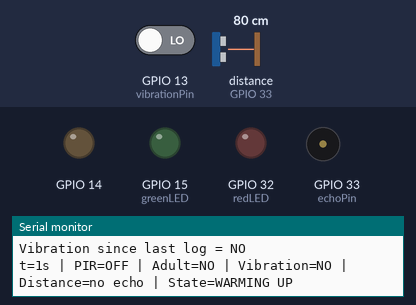
A program run on a simulated ESP32. Parts: output pins drawn as LEDs (lit = HIGH), buzzer (waves = sounding), the last lines printed to the serial monitor. Wiring (inferred from the names in the program): ultrasonic range finder: trigger GPIO 27; echo GPIO 33. The test bench sets the inputs (shaded band); at power-on: GPIO 13 (vibrationPin) LOW, distance to the obstacle (sensor on GPIO 33) 80 cm. The echo pulse lasts 58.3 µs per cm; pins used as bus, display or sensor lines are not drawn.

Above: at 1.2 s.
1.3 s: GPIO 13 (vibrationPin) driven HIGH
At 1.52 s:
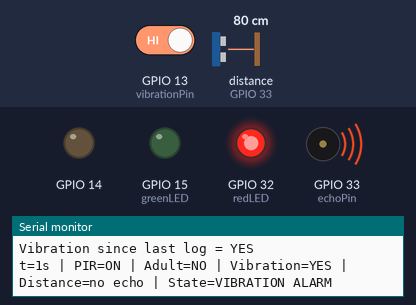
At 30.4 s:
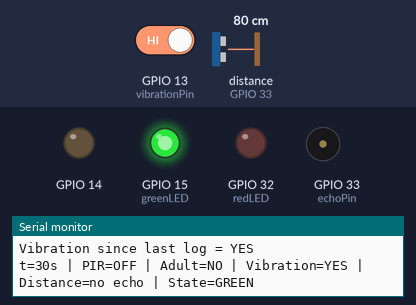
Timing chart, 0 to 31.5 s (numbered marks = the images above; inputs shaded):
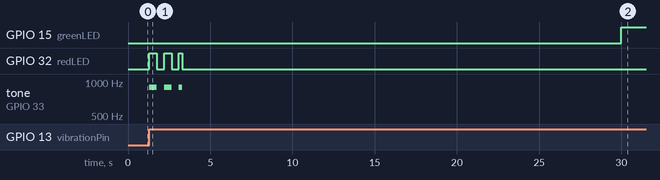

Measured:
- after the input at 1.3 s, GPIO 32 (redLED): goes HIGH 0.45 s, LOW 0.45 s, HIGH 0.45 s, LOW 0.45 s, HIGH 0.20 s, then LOW, starting at once; tone on GPIO 33 (echoPin): goes 900 Hz 0.45 s, silent 0.45 s, 900 Hz 0.45 s, silent 0.45 s, 900 Hz 0.20 s, then silent, starting at once

The program:

main.cpp
```cpp
// BABY GATE ALARM: how to read this file
// The PIR senses movement through changes in body heat, not whether a baby is standing still
// The higher ultrasonic sensor assumes an adult is present when it receives enough echoes
// Adult detection cancels both alarms
// Without an adult detection, confirmed PIR motion or an armed vibration event can trigger sound
// true means yes, false means no, and ! means not
// && means both conditions must be true, while
//
//  means either condition can be true
#include <Arduino.h>

// SOUND SETTINGS: higher Hz means higher pitch.
// Aedan's pattern: 900 Hz, alternating equal periods of sound and silence.
// CHANGE MOTION PITCH HERE: higher Hz means a higher sound
// constexpr means this setting stays fixed while the device runs
constexpr uint16_t MOTION_TONE_HZ = 900;
// CHANGE VIBRATION PITCH HERE: this is separate from the motion pitch
constexpr uint16_t VIBRATION_TONE_HZ = 900;
// CHANGE BEEP SPEED HERE: shorter intervals produce faster alternating beeps
constexpr uint32_t MOTION_BEEP_MS = 200;    // 200 ms on, 200 ms off
constexpr uint32_t VIBRATION_BEEP_MS = 450; // 450 ms on, 450 ms off

// Breadboard pins
// The trigger wire tells the ultrasonic sensor to start a measurement
constexpr uint8_t trigPin = 27;
// The echo wire carries the pulse used to calculate distance
constexpr uint8_t echoPin = 33;
// These three pins control the traffic light module
// Green means ready with no alarm, red flashes during alarms, and yellow is unused
constexpr uint8_t greenLED = 15;
constexpr uint8_t yellowLED = 14;
constexpr uint8_t redLED = 32;
// The buzzer is physically connected to A5
constexpr uint8_t buzzer = A5;
// The PIR sends its motion signal to A4
constexpr uint8_t pirPin = A4;
// The vibration sensor sends its signal to pin 13
constexpr uint8_t vibrationPin = 13;
// This is an internal sound channel, not another physical pin
constexpr uint8_t BUZZER_CHANNEL = 0;
// HIGH means activity for these sensors
// Change these levels only if your actual sensors use the opposite signal
constexpr uint8_t PIR_ACTIVE_LEVEL = HIGH;
constexpr uint8_t VIBRATION_ACTIVE_LEVEL = HIGH;

// All times are milliseconds except ECHO_TIMEOUT_US
// TIMERS: 1000 milliseconds equals 1 second
// Warmup occurs at power-on or reset, not after each alarm
constexpr uint32_t PIR_WARMUP_MS = 30000;      // PIR startup settling time
// Require 0.35 seconds of uninterrupted PIR activity before starting a motion alarm
constexpr uint32_t PIR_CONFIRM_MS = 350;      // Ignore very brief PIR signals
// Keep alarming through PIR gaps for up to 5 seconds after its last active reading
// This also means sound can continue briefly after someone leaves
constexpr uint32_t PIR_HOLD_MS = 5000;        // Bridge gaps between PIR signals
constexpr uint32_t PING_MS = 100;             // Ultrasonic sampling interval
constexpr uint32_t ECHO_TIMEOUT_US = 12000;   // Limit waiting for an echo
// Keep assuming an adult for 1.5 seconds after the last confirming echo
constexpr uint32_t ADULT_HOLD_MS = 1500;      // Bridge missed adult echoes
// A vibration alarm lasts 2 seconds unless adult detection cancels it
constexpr uint32_t VIBRATION_ALERT_MS = 2000; // Length of a gate-tap alarm
// Require 0.5 seconds of quiet after alarms before accepting another vibration trigger
constexpr uint32_t VIBRATION_QUIET_MS = 500;  // Let buzzer vibration settle
// Print a status update every half second
constexpr uint32_t LOG_MS = 500;

// These names select which light and sound pattern to use
enum AlarmType { NO_ALARM, MOTION_ALARM, VIBRATION_ALARM };

// Current readings and decisions, shared by the functions below
// Remember the start time for PIR warmup
// uint32_t holds a nonnegative whole number, float holds decimals, and bool holds yes or no
uint32_t bootTime = 0;
// -1 means there was no usable distance measurement
float distanceCm = -1;
bool adultPresent = false;
bool pirReady = false;
bool pirActive = false;
bool motionAlarm = false;
bool vibrationAlarm = false;
// Remember short vibration events until they have appeared in the log
bool vibrationSinceLog = false;

// The interrupt remembers short vibration pulses between loop() calls
// volatile tells the compiler that an interrupt can change this flag
volatile bool vibrationPending = false;
// This lock protects the vibration flag when the main program and interrupt share it
portMUX_TYPE vibrationMux = portMUX_INITIALIZER_UNLOCKED;

// Runs automatically on a vibration pulse and remembers it for the main loop
// An interrupt briefly runs automatically when a vibration pulse arrives
// IRAM_ATTR places this small function in memory suitable for ESP32 interrupt handling
void IRAM_ATTR onVibration() {
  // Lock the shared flag before changing it inside the interrupt
  portENTER_CRITICAL_ISR(&vibrationMux);
  // Save the event even if the pulse ends before the next loop
  vibrationPending = true;
  // Release the lock so the main program can read the saved event
  portEXIT_CRITICAL_ISR(&vibrationMux);
}

// Returns true for a saved pulse or an active vibration signal, then clears the saved pulse
bool takeVibration() {
  // Protect the flag because the interrupt can change it at any time
  portENTER_CRITICAL(&vibrationMux);
  // Copy the saved event before clearing it
  const bool pulse = vibrationPending;
  // Consume this saved event so the same pulse is not counted again
  vibrationPending = false;
  portEXIT_CRITICAL(&vibrationMux);
  // Return yes if a pulse was saved OR the sensor is active right now
  return pulse || digitalRead(vibrationPin) == VIBRATION_ACTIVE_LEVEL;
}

// Checks the ultrasonic sensor for an adult and bridges brief missing echoes.
// Returns true while adult presence is assumed; this suppresses both alarms.
bool updateAdultZone(uint32_t now) {
  // static variables remember their values between function calls
  static uint32_t lastPing = 0;
  // Remember the latest echo that confirmed or maintained adult presence
  static uint32_t lastSeen = 0;
  // Remember two previous measurements so an isolated echo does not establish an adult
  static bool lastEcho = false;
  static bool previousEcho = false;
  static bool detected = false;

  // Subtract the previous time from the current time to measure elapsed time
  // Only start a new ultrasonic measurement every 100 milliseconds
  if (now - lastPing >= PING_MS) {
    lastPing = now;
    // Send a 10-microsecond trigger pulse to start the ultrasonic measurement
    digitalWrite(trigPin, HIGH);
    delayMicroseconds(10);
    digitalWrite(trigPin, LOW);
    // Wait for the echo, with a timeout, then convert its travel time to centimeters
    // The conversion includes the sound traveling to the object and back
    distanceCm = pulseIn(echoPin, HIGH, ECHO_TIMEOUT_US) * 0.01715f;
    // Discard timeouts and measurements closer than 2 centimeters
    if (distanceCm < 2) distanceCm = -1;

    // Two echoes in three pings establish adult presence.
    // Aim this sensor above the crawling path.
    const bool echo = distanceCm > 0;
    // Require this echo plus one of the last two echoes to establish an adult
    // Once adult presence is assumed, each usable echo refreshes the timer
    // Any usable echo counts here, so a wall or gate rail can also be detected
    if (echo && (detected || lastEcho || previousEcho)) {
      detected = true;
      lastSeen = millis();
    }
    // Move the measurement history along for the next ping
    previousEcho = lastEcho;
    lastEcho = echo;
  }
  // Release the adult assumption after 1.5 seconds without a confirming echo
  if (detected && millis() - lastSeen >= ADULT_HOLD_MS) detected = false;
  // Return the adult decision to the main loop
  return detected;
}

// Starts the motion alarm after a confirmed PIR signal, once warmup is complete.
// Holds it through short PIR gaps; detecting an adult cancels it immediately.
void updateMotion(uint32_t now) {
  // Remember when the PIR confirmation period started
  static uint32_t highSince = 0;
  // Remember the most recent active PIR reading during an alarm
  static uint32_t lastMotion = 0;

  // Restart confirmation during warmup, when PIR activity stops, or when an adult is detected
  if (!pirReady || !pirActive || adultPresent) highSince = now;
  // Warmup and adult detection both prevent a motion alarm
  if (!pirReady || adultPresent) {
    motionAlarm = false;
  // Start after confirmation, or keep an existing alarm active while the PIR signal is high
  } else if (pirActive && (motionAlarm || now - highSince >= PIR_CONFIRM_MS)) {
    motionAlarm = true;
    lastMotion = now; // Refresh the hold whenever the PIR detects motion
  // Stop once the last active PIR reading becomes 5 seconds old
  } else if (motionAlarm && now - lastMotion >= PIR_HOLD_MS) {
    motionAlarm = false;
  }
}

// Starts a brief alarm immediately for vibration when armed and no adult is detected.
// Waits for quiet after alarms so buzzer vibration does not repeatedly trigger it.
void updateVibration(uint32_t now) {
  // Armed means a new vibration event is allowed to start an alarm
  static bool armed = true;
  static uint32_t started = 0;
  static uint32_t lastVibration = 0;
  // Read current vibration activity and any saved interrupt pulse
  const bool active = takeVibration();
  // Keep the log flag true if vibration happened at any point since the previous print
  vibrationSinceLog |= active;

  // End the vibration alarm after its 2-second duration
  if (vibrationAlarm && now - started >= VIBRATION_ALERT_MS) vibrationAlarm = false;
  // Process vibration without waiting for PIR confirmation or PIR warmup
  if (active) {
    lastVibration = now;
    // Accept a new vibration alarm only when armed and no adult is assumed
    if (armed && !adultPresent) {
      vibrationAlarm = true; // A gate tap starts the alarm immediately
      started = now;
    }
    // Do not accept another vibration trigger yet
    armed = false;
  }
  // An adult detection cancels a vibration alarm already in progress too
  if (adultPresent) vibrationAlarm = false;

  // Prevent the buzzer from starting another vibration alarm
  // Keep vibration disarmed while either alarm is active and refresh its quiet timer
  if (motionAlarm || vibrationAlarm) {
    // Do not accept another vibration trigger yet
    armed = false;
    lastVibration = now;
  // Rearm only after alarms have stopped and vibration has stayed quiet long enough
  } else if (!active && now - lastVibration >= VIBRATION_QUIET_MS) {
    armed = true;
  }
}

// Controls the green light and blinks red in time with Aedan's buzzer pattern.
// Uses the sound settings at the top without delaying sensor checks for the beeps.
void updateOutputs(uint32_t now, bool ready, AlarmType alarm) {
  // Remember which pattern was playing so a new pattern starts from its first beep
  static AlarmType previousAlarm = NO_ALARM;
  static uint32_t started = 0;
  // Remember the current pitch to avoid unnecessary sound hardware updates
  static uint16_t playingHz = 0;

  // Restart the sound timing when the alarm type changes
  if (alarm != previousAlarm) {
    started = now;
    previousAlarm = alarm;
  }
  // Choose vibration settings for a gate tap and motion settings otherwise
  // The expression condition ? first : second selects first when true and second when false
  const bool contact = alarm == VIBRATION_ALARM;
  const uint16_t pitch = contact ? VIBRATION_TONE_HZ : MOTION_TONE_HZ;
  const uint32_t interval = contact ? VIBRATION_BEEP_MS : MOTION_BEEP_MS;

  // Alternate sound and silence without pausing sensor reads
  // Whole-number division counts how many sound or silence intervals have elapsed
  const uint32_t phase = (now - started) / interval;
  // % gives the remainder, so even phases play sound and odd phases are silent
  // No alarm always means silence
  const bool beep = alarm != NO_ALARM && phase % 2 == 0;
  // Show green only when ready with no alarm, including when an adult override is active
  digitalWrite(greenLED, ready && alarm == NO_ALARM);
  // Red is on exactly when the buzzer is sounding and off between beeps
  digitalWrite(redLED, beep);

  const uint16_t wantedHz = beep ? pitch : 0; // 0 means silence
  // Only send a new pitch or silence command when the requested output changes
  if (wantedHz != playingHz) {
    ledcWriteTone(BUZZER_CHANNEL, wantedHz);
    playingHz = wantedHz;
  }
}

// Prints labeled sensor readings and the current state to the Serial Monitor.
// Includes any vibration detected since the previous printed update.
void printStatus(uint32_t now, AlarmType alarm) {
  static uint32_t lastLog = 0;
  // Return means leave this function now if it is too soon to print again
  if (now - lastLog < LOG_MS) return;
  lastLog = now;
  Serial.printf("Vibration raw pin = %d\n", digitalRead(vibrationPin));
  Serial.printf("Vibration since last log = %s\n", vibrationSinceLog ? "YES" : "NO");

  // Translate the alarm number into a readable label
  const char* names[] = {"GREEN", "MOTION ALARM", "VIBRATION ALARM"};
  const char* status = names[alarm];
  // Explain the startup period when the normal green light is not yet on
  if (!pirReady && !adultPresent && alarm == NO_ALARM) status = "WARMING UP";

  // Print elapsed seconds and labeled readings
  // PIR is the raw sensor signal, while State includes the timers and adult override
  Serial.printf("t=%lus | PIR=%s | Adult=%s | Vibration=%s | Distance=",
      static_cast<unsigned long>(now / 1000), pirActive ? "ON" : "OFF",
      adultPresent ? "YES" : "NO", vibrationSinceLog ? "YES" : "NO");
  if (distanceCm < 0) {
    Serial.print("no echo");
  } else {
    // Display centimeters with one digit after the decimal point
    Serial.print(distanceCm, 1);
    Serial.print("cm");
  }
  Serial.print(" | State=");
  Serial.println(status);
  // Clear only the printed vibration history to start the next logging interval
  vibrationSinceLog = false;
}

// Runs once at power-on: configures pins, the buzzer, logging, and the vibration interrupt.
// Also starts the PIR warmup timer.
void setup() {
  // Use 115200 baud, matching the speed selected in the PlatformIO Serial Monitor
  Serial.begin(115200);
  // Configure sensor wires as inputs so the board reads their signals
  for (const uint8_t pin : {echoPin, pirPin, vibrationPin}) pinMode(pin, INPUT);
  // Configure controlled wires as outputs and start them off
  // Yellow stays off because no other function switches it on
  for (const uint8_t pin : {trigPin, greenLED, yellowLED, redLED, buzzer}) {
    pinMode(pin, OUTPUT);
    digitalWrite(pin, LOW);
  }
  // Initialize the ESP32 buzzer hardware once
  // LEDC is the ESP32 hardware that generates the buzzer wave
  // Configure it once, attach it to the buzzer pin, and start with sound off
  ledcSetup(BUZZER_CHANNEL, MOTION_TONE_HZ, 10);
  ledcAttachPin(buzzer, BUZZER_CHANNEL);
  ledcWrite(BUZZER_CHANNEL, 0);
  // millis() reports milliseconds since startup
  // Save this reading as the beginning of PIR warmup
  bootTime = millis();
  // Register the function that saves vibration pulses
  // RISING means LOW to HIGH and FALLING means HIGH to LOW
  attachInterrupt(digitalPinToInterrupt(vibrationPin), onVibration,
      VIBRATION_ACTIVE_LEVEL == HIGH ? RISING : FALLING);
  Serial.printf("Starting. PIR warmup takes %lu seconds.\n",
      static_cast<unsigned long>(PIR_WARMUP_MS / 1000));
}

// Repeats continuously: checks adults first, updates alarms, then updates lights and logs.
// Vibration takes priority over motion when choosing which alarm pattern to play.
void loop() {
  adultPresent = updateAdultZone(millis()); // Read the adult override first
  // Use one time reading for the remaining decisions in this loop pass
  const uint32_t now = millis();
  // Once warmup finishes, keep the PIR ready until the next power-on or reset
  pirReady = pirReady || now - bootTime >= PIR_WARMUP_MS;
  // Read the raw PIR signal before applying confirmation, hold, and adult suppression
  pirActive = digitalRead(pirPin) == PIR_ACTIVE_LEVEL;

  // Update motion first so vibration handling knows whether a motion alarm is active
  updateMotion(now);
  updateVibration(now);

  // Choose the output pattern, with vibration taking priority if both alarm flags are active
  AlarmType alarm = NO_ALARM;
  if (vibrationAlarm) alarm = VIBRATION_ALARM;
  else if (motionAlarm) alarm = MOTION_ALARM;
  // Apply the chosen alarm pattern to the lights and buzzer
  updateOutputs(now, pirReady || adultPresent, alarm);
  // Print the labeled status only when the logging timer is due
  printStatus(now, alarm);
  // Yield briefly for 1 millisecond, then check the sensors again
  delay(1);
}
```
